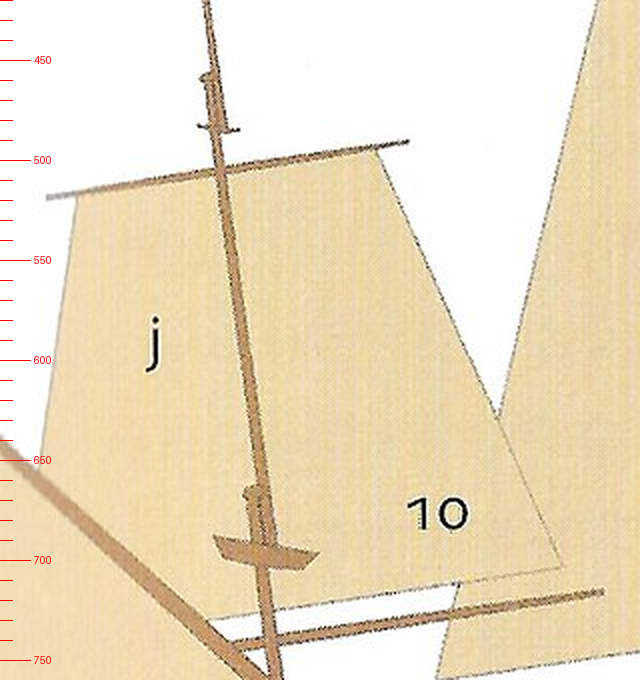
#> input picture build/staging/r324/mizzen-top.png, 640 x 680 px
$ python r324_read.py mizzen-top.png
#> lines starting #> are read from the running program, lines starting #| are printed output that depends on the picture
"""r324: fit each hoisting yard's line on Hocker's Vasa rig diagram and read where it crosses its mast's axis."""
import sys, json
import numpy as np
from PIL import Image
im = np.asarray(Image.open(sys.argv[1]).convert('RGB')).astype(float)
gray = im.mean(axis=2)
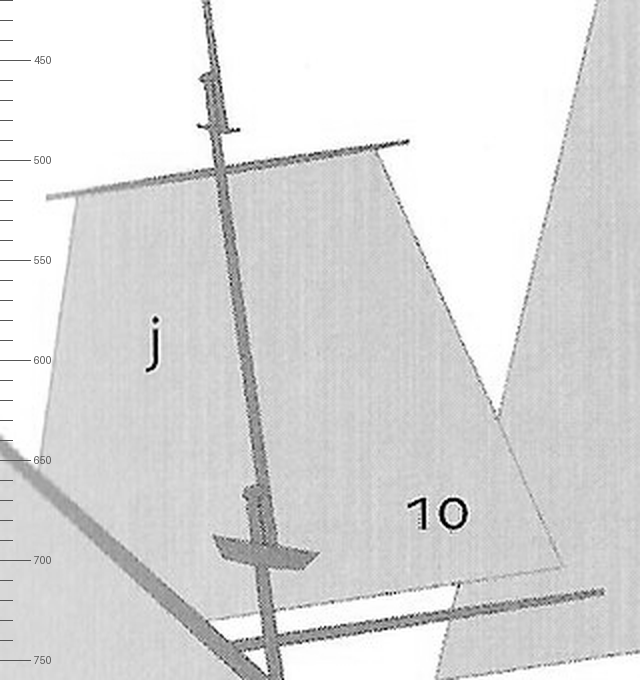
#> gray: shape (680, 640) float64; min 0, max 255, mean 219.4
# brown spar: darker than the cloth (~215) and the paper (~250); r,g,b ~ (170,120,70)
def spar(r, c):
#> (the run stopped early here; a loop or call above may not have finished)

$ run again, on build/staging/r324/pair-ship-galley.png
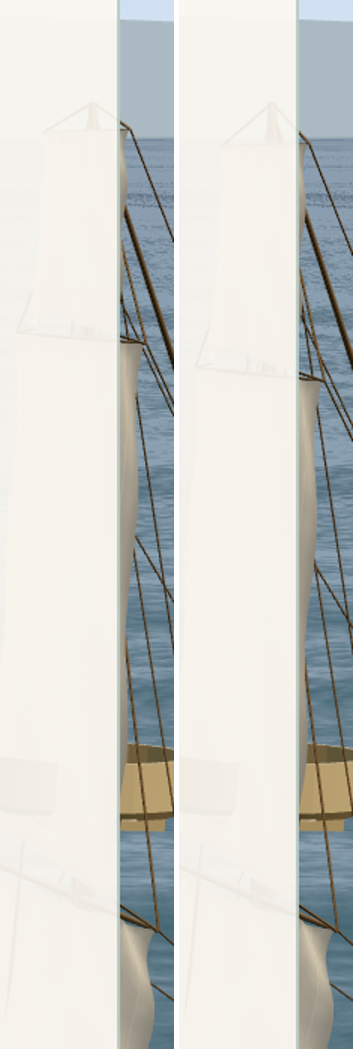
#> input picture build/staging/r324/pair-ship-galley.png, 706 x 2097 px (shown at 1/2 size)
#> `gray = im.mean(axis=2)`:
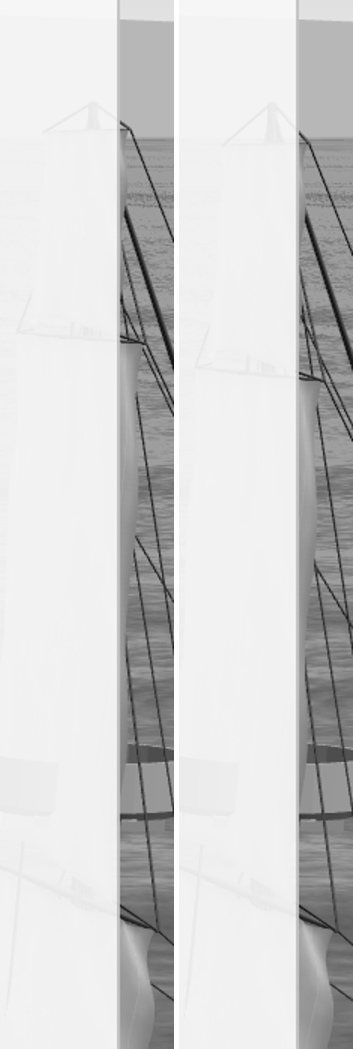
#> gray: shape (2097, 706) float64 (shown at 1/2 size); min 7.67, max 255, mean 209.3

$ run again, on build/staging/r324/tg-fore.png
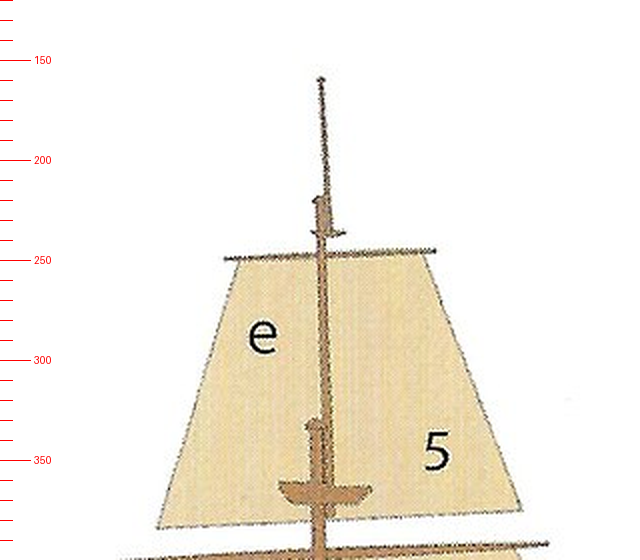
#> input picture build/staging/r324/tg-fore.png, 640 x 560 px
#> `gray = im.mean(axis=2)`:
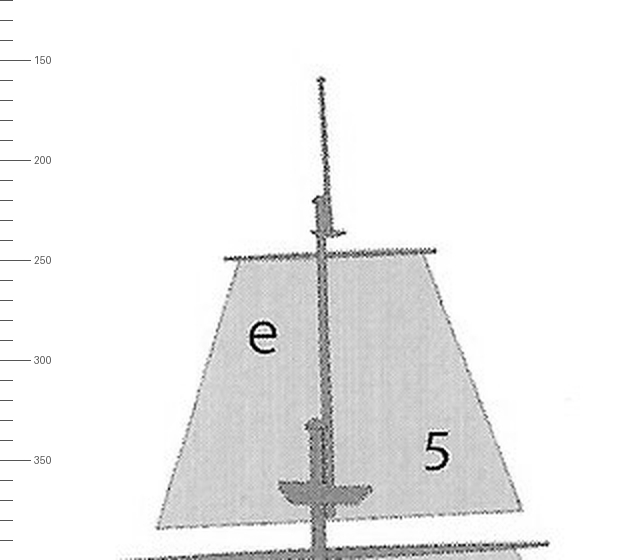
#> gray: shape (560, 640) float64; min 0, max 255, mean 240
